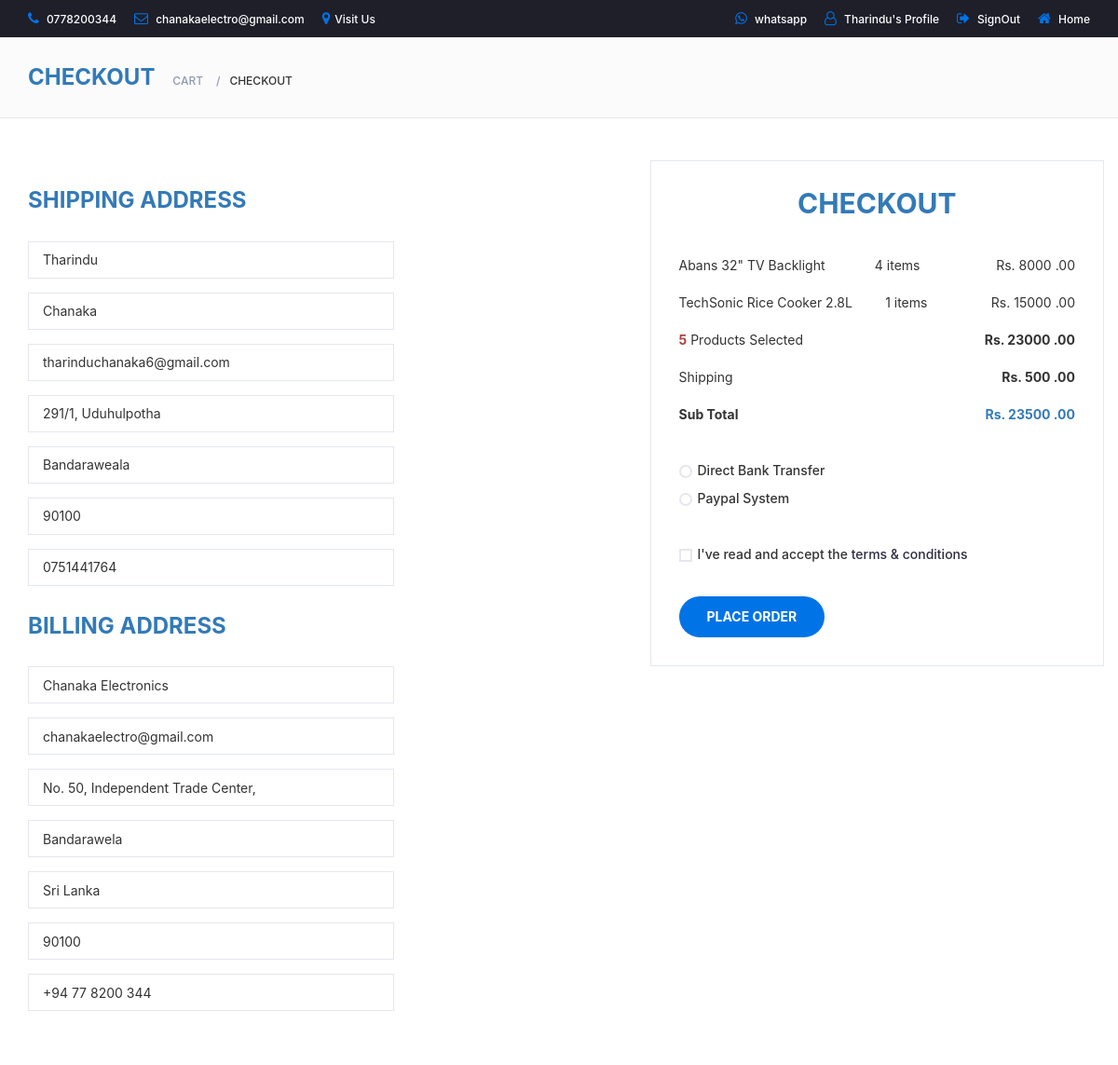
Page /checkout.php (signed in) on the earlier database version.
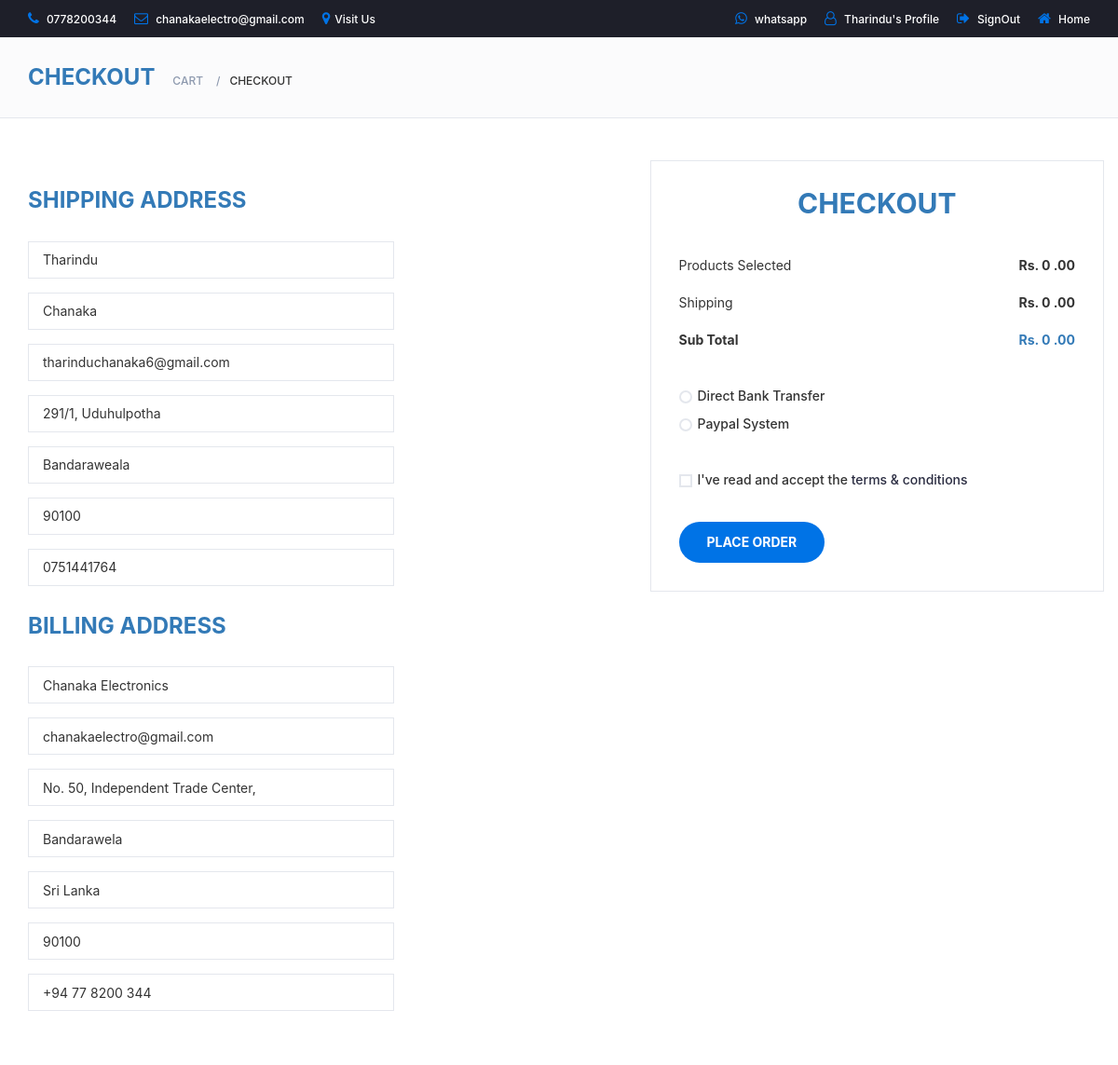
Same page on the later database version.
### tables this page shows
CREATE TABLE IF NOT EXISTS `user_has_address` (
  `id` int NOT NULL AUTO_INCREMENT,
  `line1` text NOT NULL,
  `line2` text NOT NULL,
  `postal_code` varchar(10) NOT NULL,
  `user_email` varchar(100) NOT NULL,
  `city_id` int NOT NULL,
  PRIMARY KEY (`id`),
  KEY `fk_user_has_address_user1_idx` (`user_email`),
  KEY `fk_user_has_address_city1_idx` (`city_id`),
  CONSTRAINT `fk_user_has_address_city1` FOREIGN KEY (`city_id`) REFERENCES `city` (`id`),
  CONSTRAINT `fk_user_has_address_user1` FOREIGN KEY (`user_email`) REFERENCES `user` (`email`)
);

CREATE TABLE IF NOT EXISTS `city` (
  `id` int NOT NULL AUTO_INCREMENT,
  `city_name` varchar(50) NOT NULL,
  `district_id` int NOT NULL,
  PRIMARY KEY (`id`),
  KEY `fk_city_district1_idx` (`district_id`),
  CONSTRAINT `fk_city_district1` FOREIGN KEY (`district_id`) REFERENCES `district` (`id`)
);

CREATE TABLE IF NOT EXISTS `product` (
  `id` int NOT NULL AUTO_INCREMENT,
  `price` double NOT NULL,
  `qty` int NOT NULL,
  `description` text NOT NULL,
  `title` varchar(100) NOT NULL,
  `datetime_added` datetime NOT NULL,
  `delivery_fee_colombo` double NOT NULL,
  `delivery_fee_other` double NOT NULL,
  `status_id` int NOT NULL,
  `category_id` int NOT NULL,
  `admin_email` varchar(100) NOT NULL,
  `supplier_id` int NOT NULL,
  PRIMARY KEY (`id`),
  KEY `fk_product_status1_idx` (`status_id`),
  KEY `fk_product_category1_idx` (`category_id`),
  KEY `fk_product_admin1_idx` (`admin_email`),
  KEY `fk_product_supplier1_idx` (`supplier_id`),
  CONSTRAINT `fk_product_admin1` FOREIGN KEY (`admin_email`) REFERENCES `admin` (`email`),
  CONSTRAINT `fk_product_category1` FOREIGN KEY (`category_id`) REFERENCES `category` (`c_id`),
  CONSTRAINT `fk_product_status1` FOREIGN KEY (`status_id`) REFERENCES `status` (`s_id`),
  CONSTRAINT `fk_product_supplier1` FOREIGN KEY (`supplier_id`) REFERENCES `supplier` (`id`)
);

CREATE TABLE IF NOT EXISTS `cart` (
  `id` int NOT NULL AUTO_INCREMENT,
  `qty` int NOT NULL,
  `user_email` varchar(100) NOT NULL,
  `product_id` int NOT NULL,
  PRIMARY KEY (`id`),
  KEY `fk_cart_user1_idx` (`user_email`),
  KEY `fk_cart_product1_idx` (`product_id`),
  CONSTRAINT `fk_cart_product1` FOREIGN KEY (`product_id`) REFERENCES `product` (`id`),
  CONSTRAINT `fk_cart_user1` FOREIGN KEY (`user_email`) REFERENCES `user` (`email`)
);

### connection.php (called while the page is built, shortened)
<?php
class Database{
    public static $connection;
    public static function setUpConnection(){
        if(!isset(Database::$connection)){
            Database::$connection = new mysqli("localhost","root","tharinduCHA@8754","ceonline","3306");
        }
    }
    public static function search($q){
        $resultset = Database::$connection->query($q);
        return $resultset;
    }
}
?>

### checkout.php (the view, shortened to what this page needs)
<!DOCTYPE html>
<html lang="en">
<head>
	<link type="text/css" rel="stylesheet" href="css/bootstrap.min.css" />
	<link type="text/css" rel="stylesheet" href="css/slick.css" />
	<link type="text/css" rel="stylesheet" href="css/slick-theme.css" />
	<link type="text/css" rel="stylesheet" href="css/nouislider.min.css" />
	<link rel="stylesheet" href="css/font-awesome.min.css">
	<link type="text/css" rel="stylesheet" href="css/style.css" />
	<link rel="stylesheet" href="style.css" />
	<link rel="stylesheet" href="bootstrap-icons.css" />
</head>
<body>
	<?php
	require "connection.php";
	include "header.php";
	if (isset($_SESSION["user"])) {
		$umail = $_SESSION["user"]["email"];
		$total = 0;
		$shipping = 0;
	?>
		<div id="breadcrumb" class="section">
			<div class="container">
				<div class="row">
					<div class="col-md-12">
						<h3 class="breadcrumb-header text-primary">Checkout</h3>
						<ul class="breadcrumb-tree">
							<li><a href="cart.php">Cart</a></li>
							<li class="active">Checkout</li>
						</ul>
					</div>
				</div>
			</div>
		</div>
		<div class="section">
			<div class="container">
				<div class="row">
					<div class=" col-12 col-lg-7">
						<div class="billing-details">
							<div class="section-title">
								<h3 class="title text-primary">Shipping address</h3>
							</div>
							<div class="form-group">
								<input class="input" type="text" name="first-name" value="<?php echo $_SESSION["user"]["fname"]; ?>" readonly>
							</div>
							<div class="form-group">
								<input class="input" type="text" name="last-name" value="<?php echo $_SESSION["user"]["lname"]; ?>" readonly>
							</div>
							<div class="form-group">
								<input class="input" type="email" name="email" value="<?php echo $_SESSION["user"]["email"]; ?>" readonly>
							</div>
							<div class="form-group">
								<?php
								$address_rs = Database::search("SELECT * FROM `user_has_address`
								INNER JOIN `city` ON `user_has_address`.`city_id` = `city`.`id`
								WHERE `user_email` = '" . $umail . "' ");
								$address_data = $address_rs->fetch_assoc();
								?>
								<input class="input" type="text" name="address" value="<?php echo $address_data["line1"] . ", " . $address_data["line2"]; ?>" readonly>
							</div>
							<div class="form-group">
								<input class="input" type="text" name="city" value="<?php echo $address_data["city_name"]; ?>" readonly>
							</div>
							<div class="form-group">
								<input class="input" type="text" name="zip-code" value="<?php echo $address_data["postal_code"]; ?>" readonly>
							</div>
							<div class="form-group">
								<input class="input" type="tel" name="tel" value="<?php echo $_SESSION["user"]["mobile"]; ?>" readonly>
							</div>
						</div>
						<div class="shiping-details">
							<div class="section-title">
								<h3 class="title text-primary">Billing address</h3>
							</div>
							<div class="form-group">
								<input class="input" type="email" name="email" value="Chanaka Electronics" readonly>
							</div>
							<div class="form-group">
								<input class="input" type="email" name="email" value="chanakaelectro@gmail.com" readonly>
							</div>
							<div class="form-group">
								<input class="input" type="text" name="address" value="No. 50, Independent Trade Center," readonly>
							</div>
							<div class="form-group">
								<input class="input" type="text" name="city" value="Bandarawela" readonly>
							</div>
							<div class="form-group">
								<input class="input" type="text" name="country" value="Sri Lanka" readonly>
							</div>
							<div class="form-group">
								<input class="input" type="text" name="zip-code" value="90100" readonly>
							</div>
							<div class="form-group">
								<input class="input" type="tel" name="tel" value="+94 77 8200 344" readonly>
							</div>
						</div>
					</div>
					<div class="col-md-5 order-details">
						<div class="section-title text-center">
							<?php
							$cart_rs = Database::search("SELECT * FROM `cart` WHERE `user_email`='" . $umail . "'");
							$cart_num = $cart_rs->num_rows;
							?>
							<h2 class="title text-primary">Checkout</h2>
						</div>
						<div class="order-summary">
							<div class="order-col">
								<?php
								for ($x = 0; $x < $cart_num; $x++) {
									$cart_data = $cart_rs->fetch_assoc();
									$product_rs = Database::search("SELECT * FROM `product` WHERE `id` = '" . $cart_data["product_id"] . "'");
									$product_data = $product_rs->fetch_assoc();
									$total = $total + ($product_data["price"] * $cart_data["qty"]);
									$addrerss_Rsesultset1 = Database::search("SELECT district.id AS did FROM `user_has_address` INNER JOIN `city` ON user_has_address.city_id=city.id
									INNER JOIN `district` ON city.district_id=district.id WHERE `user_email`='" . $umail . "'");
									$addrerss_data1 = $addrerss_Rsesultset1->fetch_assoc();
									if ($addrerss_data1["did"] == '3') {
										$ship = $product_data["delivery_fee_colombo"];
										$shipping = $shipping + $ship;
									} else {
										$ship = $product_data["delivery_fee_other"];
										$shipping = $shipping + $ship;
									}
									$countRs = Database::search("SELECT SUM(`cart`.`qty`)AS `CartQTY` FROM `cart` WHERE `user_email`='" . $umail . "'");
									$count_data = $countRs->fetch_assoc();
								?>
							</div>
							<div class="order-products">
								<div class="order-col">
									<div><?php echo $product_data["title"] ?></div>
									<div><?php echo $cart_data["qty"]; ?> items</div>
									<div>Rs. <?php echo $product_data["price"] * $cart_data["qty"]; ?> .00</div>
								</div>
							<?php
								}
							?>
							</div>
							<div class="order-col">
								<div><strong class="text-danger"><?php echo $count_data["CartQTY"]; ?></strong> Products Selected</div>
								<div><strong>Rs. <?php echo $total; ?> .00</strong></div>
							</div>
							<div class="order-col">
								<div id="qty_input">Shipping</div>
								<div><strong>Rs. <?php echo $shipping; ?> .00</strong></div>
							</div>
							<div class="order-col">
								<div><strong>Sub Total</strong></div>
								<div><strong class="text-primary">Rs. <?php echo ($shipping + $total); ?> .00</strong></div>
							</div>
						</div>
						<div class="payment-method">
							<div class="input-radio">
								<label for="payment-1">
									<span></span>
									Direct Bank Transfer
								</label>
							</div>
							<div class="input-radio">
								<label for="payment-3">
									<span></span>
									Paypal System
								</label>
							</div>
						</div>
						<div class="input-checkbox">
							<label for="terms">
								<span></span>
								I've read and accept the <a href="#">terms & conditions</a>
							</label>
						</div>
						<button type="submit" id="payhere-payment" onclick="payNow(<?php echo $cart_data['product_id']; ?>);" class="primary-btn order-submit">Place order</button>
					</div>
				</div>
			</div>
		</div>
</body>
<?php
	}
?>
</html>

### header.php (shortened to what this page needs)
<!DOCTYPE html>
<html>
<head>
    <link type="text/css" rel="stylesheet" href="css/bootstrap.min.css" />
    <link type="text/css" rel="stylesheet" href="css/slick.css" />
    <link type="text/css" rel="stylesheet" href="css/slick-theme.css" />
    <link type="text/css" rel="stylesheet" href="css/nouislider.min.css" />
    <link rel="stylesheet" href="css/font-awesome.min.css">
    <link type="text/css" rel="stylesheet" href="css/style.css" />
</head>
<body class="body">
    <div classs=" vh-100 ">
        <div class="">
            <div class="col-12 ">
                <header>
                    <div id="top-header">
                        <div class="container">
                            <ul class="header-links pull-left">
                                <li><a href="tel:+94778200344"><i class="fa fa-phone"></i> 0778200344</a></li>
                                <li><a href="mailto:chanakaelectro@gmail.com"><i class="fa fa-envelope-o"></i> chanakaelectro@gmail.com</a></li>
                                <li><a href="https://maps.app.goo.gl/1fM9BCFsGSyPkZDT8"><i class="fa fa-map-marker"></i>Visit Us</a></li>
                            </ul>
                            <ul class="header-links pull-right">
                                <li><a href="https://wa.me/message/CBYLNI2IKXKII1"><i class="fa fa-whatsapp"></i> whatsapp</a></li>
                                <?php
                                if (isset($_SESSION["user"])) {
                                    $data = $_SESSION["user"];
                                ?>
                                    <li><a href="userprofile.php"><i class="fa fa-user-o"></i> <?php echo $data["fname"]; ?>'s Profile</a></li>
                                    <li><a href="" onclick="signout();"><i class="fa fa-sign-out"></i> SignOut</a></li>
                                    <li><a href="home.php"><i class="fa fa-home"></i> Home</a></li>
                            </ul>
                        <?php
                                } else {
                        ?>
                            <li><a href="index.php"><i class="fa fa-user-o"></i> Log In</a></li>
                        <?php
                                }
                        ?>
                        </div>
                    </div>
            </div>
        </div>
    </div>
</body>
</html>

### css/style.css (style rules this page uses)
body { font-family: "Inter", sans-serif; font-weight: 400; color: #333; }
h1, h2, h3, h4, h5, h6 { color: #ffffff; font-weight: 700; margin: 0 0 10px; }
a { color: #2b2d42; font-weight: 500; -webkit-transition: 0.2s color; transition: 0.2s color; }
ul, ol { margin: 0; padding: 0; list-style: none; }
.primary-btn { display: inline-block; padding: 12px 30px; background-color: #0073e6; border: none; border-radius: 40px; color: #fff; text-transform: uppercase; font-weight: 700; text-align: center; -webkit-transition: 0.2s all; transition: 0.2s all; }
.input { height: 40px; padding: 0px 15px; border: 1px solid #e4e7ed; background-color: #fff; width: 100%; }
.input-radio, .input-checkbox { position: relative; display: block; }
.input-radio label, .input-checkbox label { font-weight: 500; min-height: 20px; padding-left: 20px; margin-bottom: 5px; cursor: pointer; }
.input-radio input[type="radio"] + label span, .input-checkbox input[type="checkbox"] + label span { position: absolute; left: 0px; top: 4px; width: 14px; height: 14px; border: 2px solid #e4e7ed; background: #fff; }
.input-radio input[type="radio"] + label span { border-radius: 50%; }
.input-radio input[type="radio"] + label span:after { content: ""; position: absolute; left: 50%; top: 50%; -webkit-transform: translate(-50%, -50%) scale(0); -ms-transform: translate(-50%, -50%) scale(0); transform: translate(-50%, -50%) scale(0); background-color: #fff; width: 4px; height: 4px; border-radius: 50%; opacity: 0; -webkit-transition: all 0.2s; transition: all 0.2s; }
.input-checkbox input[type="checkbox"] + label span:after { content: "✔"; position: absolute; top: -2px; left: 1px; font-size: 10px; color: #fff; opacity: 0; -webkit-transform: scale(0); -ms-transform: scale(0); transform: scale(0); -webkit-transition: all 0.2s; transition: all 0.2s; }
.section { padding-top: 30px; padding-bottom: 30px; }
.section-title { position: relative; margin-bottom: 30px; margin-top: 15px; }
.section-title .title { display: inline-block; text-transform: uppercase; margin: 0px; }
#breadcrumb { padding: 30px 0px; background: #fbfbfc; border-bottom: 1px solid #e4e7ed; margin-bottom: 30px; display: flex; align-items: center; }
#breadcrumb .breadcrumb-header { display: inline-block; margin-top: 0px; margin-bottom: 0px; margin-right: 15px; text-transform: uppercase; }
#breadcrumb .breadcrumb-tree { display: inline-block; }
#breadcrumb .breadcrumb-tree li { display: inline-block; font-size: 12px; font-weight: 500; text-transform: uppercase; }
#breadcrumb .breadcrumb-tree li + li { margin-left: 10px; }
#breadcrumb .breadcrumb-tree li + li:before { content: "/"; display: inline-block; color: #8d99ae; margin-right: 10px; }
#breadcrumb .breadcrumb-tree li a { color: #8d99ae; }
#top-header { padding-top: 10px; padding-bottom: 10px; background-color: #1e1f29; }
.header-links li { display: inline-block; margin-right: 15px; font-size: 12px; font-family: Inter; }
.header-links li:last-child { margin-right: 0px; }
.header-links li a { color: #fff; font-family: Inter; }
.header-links li i { color: #0073e6; margin-right: 5px; font-size: 15px; }
.input { width: calc(100% - 260px); margin-right: -4px; }
.billing-details { margin-bottom: 30px; }
.shiping-details { margin-bottom: 30px; }
.order-details { position: relative; padding: 0px 30px 30px; border-right: 1px solid #e4e7ed; border-left: 1px solid #e4e7ed; border-bottom: 1px solid #e4e7ed; }
.order-details:before { content: ""; position: absolute; left: -1px; right: -1px; top: -15px; height: 30px; border-top: 1px solid #e4e7ed; border-left: 1px solid #e4e7ed; border-right: 1px solid #e4e7ed; }
.order-summary { margin: 15px 0px; }
.order-summary .order-col { display: table; width: 100%; }
.order-summary .order-col:after { content: ""; display: block; clear: both; }
.order-summary .order-col > div { display: table-cell; padding: 10px 0px; }
.order-summary .order-col > div:first-child { width: calc(100% - 150px); }
.order-summary .order-col > div:last-child { width: 150px; text-align: right; }
.order-details .payment-method { margin: 30px 0px; }
.order-details .order-submit { display: block; margin-top: 30px; }

### style.css (style rules this page uses)
.body { margin: 0px; overflow-x: hidden; background-size: cover; font-family: "Inter"; }

Differences in the rows shown:
removed product: title "Abans 32\" TV Backlight", cart.qty "4", $product_data['price']*$cart_data['qty'] "8000"
removed product: title "TechSonic Rice Cooker 2.8L", cart.qty "1", $product_data['price']*$cart_data['qty'] "15000"
Other differences:
$total: "23000" → "0"
$shipping: "500" → "0"
$shipping + $total: "23500" → "0"
$count_data["CartQTY"]: "5" → (not shown)
